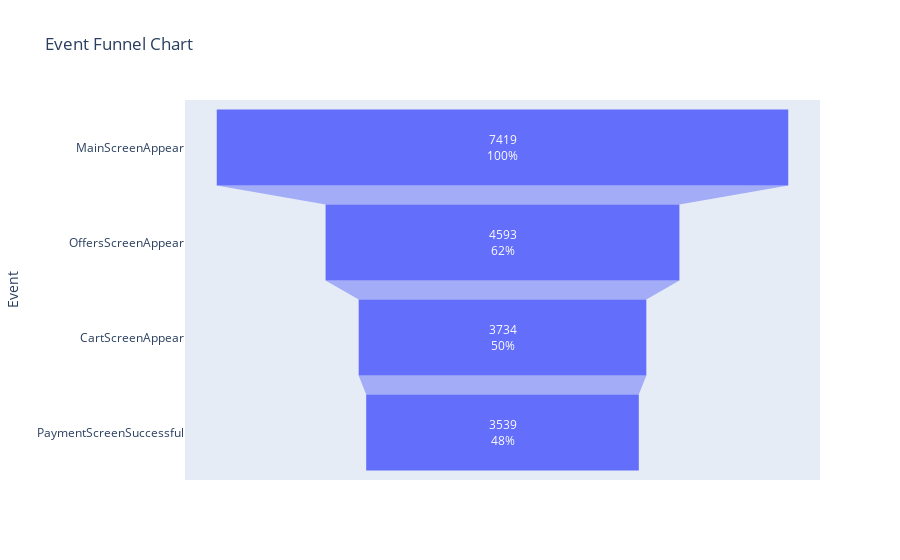

Source (notebook cell):
### Code cell
# Crear el gráfico de embudo

fig = go.Figure(go.Funnel(
    y=funnel_users.index,
    x=funnel_users.values,
    textinfo="value+percent initial"))

fig.update_layout(
    title="Event Funnel Chart",
    xaxis_title="Number of Users",
    yaxis_title="Event",
    showlegend=False
)

fig.show()

### Figure 1 — Plotly figure (JSON) as saved in the notebook; plotly's stock layout.template omitted (floating-point values rounded to 4 significant figures)
{"data": [{"textinfo": "value+percent initial", "type": "funnel", "x": [7419, 4593, 3734, 3539], "y": ["MainScreenAppear", "OffersScreenAppear", "CartScreenAppear", "PaymentScreenSuccessful"]}], "layout": {"showlegend": false, "title": {"text": "Event Funnel Chart"}, "xaxis": {"title": {"text": "Number of Users"}}, "yaxis": {"title": {"text": "Event"}}}}
